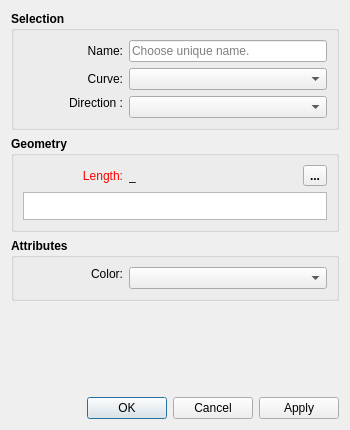
<?xml version="1.0" encoding="UTF-8"?>
<ui version="4.0">
 <class>DialogCutSpline</class>
 <widget class="QDialog" name="DialogCutSpline">
  <property name="geometry">
   <rect>
    <x>0</x>
    <y>0</y>
    <width>350</width>
    <height>430</height>
   </rect>
  </property>
  <property name="minimumSize">
   <size>
    <width>270</width>
    <height>430</height>
   </size>
  </property>
  <property name="windowTitle">
   <string>Point - On Curve</string>
  </property>
  <property name="windowIcon">
   <iconset resource="../../../vmisc/share/resources/icon.qrc">
    <normaloff>:/icon/64x64/icon64x64.png</normaloff>:/icon/64x64/icon64x64.png</iconset>
  </property>
  <property name="modal">
   <bool>true</bool>
  </property>
  <layout class="QVBoxLayout" name="verticalLayout_3">
   <item>
    <widget class="QGroupBox" name="selection_GroupBox">
     <property name="sizePolicy">
      <sizepolicy hsizetype="Expanding" vsizetype="Preferred">
       <horstretch>0</horstretch>
       <verstretch>0</verstretch>
      </sizepolicy>
     </property>
     <property name="minimumSize">
      <size>
       <width>0</width>
       <height>0</height>
      </size>
     </property>
     <property name="font">
      <font>
       <pointsize>9</pointsize>
       <bold>true</bold>
      </font>
     </property>
     <property name="title">
      <string>Selection</string>
     </property>
     <layout class="QFormLayout" name="formLayout">
      <item row="0" column="0">
       <widget class="QLabel" name="labelEditNamePoint">
        <property name="sizePolicy">
         <sizepolicy hsizetype="Fixed" vsizetype="Preferred">
          <horstretch>0</horstretch>
          <verstretch>0</verstretch>
         </sizepolicy>
        </property>
        <property name="minimumSize">
         <size>
          <width>100</width>
          <height>0</height>
         </size>
        </property>
        <property name="font">
         <font>
          <pointsize>9</pointsize>
          <bold>false</bold>
         </font>
        </property>
        <property name="text">
         <string>Name:</string>
        </property>
        <property name="alignment">
         <set>Qt::AlignRight|Qt::AlignTrailing|Qt::AlignVCenter</set>
        </property>
       </widget>
      </item>
      <item row="0" column="1">
       <widget class="QLineEdit" name="lineEditNamePoint">
        <property name="minimumSize">
         <size>
          <width>80</width>
          <height>0</height>
         </size>
        </property>
        <property name="font">
         <font>
          <pointsize>9</pointsize>
          <bold>false</bold>
         </font>
        </property>
        <property name="focusPolicy">
         <enum>Qt::StrongFocus</enum>
        </property>
        <property name="toolTip">
         <string>Unique name</string>
        </property>
        <property name="placeholderText">
         <string>Choose unique name.</string>
        </property>
       </widget>
      </item>
      <item row="1" column="0">
       <widget class="QLabel" name="Curve_Label">
        <property name="sizePolicy">
         <sizepolicy hsizetype="Fixed" vsizetype="Preferred">
          <horstretch>0</horstretch>
          <verstretch>0</verstretch>
         </sizepolicy>
        </property>
        <property name="minimumSize">
         <size>
          <width>100</width>
          <height>0</height>
         </size>
        </property>
        <property name="font">
         <font>
          <pointsize>9</pointsize>
          <bold>false</bold>
         </font>
        </property>
        <property name="text">
         <string>Curve:</string>
        </property>
        <property name="alignment">
         <set>Qt::AlignRight|Qt::AlignTrailing|Qt::AlignVCenter</set>
        </property>
       </widget>
      </item>
      <item row="1" column="1">
       <widget class="QComboBox" name="comboBoxSpline">
        <property name="sizePolicy">
         <sizepolicy hsizetype="Expanding" vsizetype="Fixed">
          <horstretch>0</horstretch>
          <verstretch>0</verstretch>
         </sizepolicy>
        </property>
        <property name="minimumSize">
         <size>
          <width>80</width>
          <height>0</height>
         </size>
        </property>
        <property name="font">
         <font>
          <pointsize>9</pointsize>
          <bold>false</bold>
         </font>
        </property>
       </widget>
      </item>
      <item row="2" column="0">
       <widget class="QLabel" name="direction_Label_2">
        <property name="minimumSize">
         <size>
          <width>100</width>
          <height>0</height>
         </size>
        </property>
        <property name="font">
         <font>
          <pointsize>9</pointsize>
          <bold>false</bold>
         </font>
        </property>
        <property name="text">
         <string>Direction :</string>
        </property>
        <property name="alignment">
         <set>Qt::AlignRight|Qt::AlignTop|Qt::AlignTrailing</set>
        </property>
       </widget>
      </item>
      <item row="2" column="1">
       <widget class="QComboBox" name="direction_ComboBox">
        <property name="font">
         <font>
          <pointsize>9</pointsize>
          <bold>false</bold>
         </font>
        </property>
       </widget>
      </item>
     </layout>
    </widget>
   </item>
   <item>
    <widget class="QGroupBox" name="geometry_GroupBox">
     <property name="sizePolicy">
      <sizepolicy hsizetype="Expanding" vsizetype="Preferred">
       <horstretch>0</horstretch>
       <verstretch>0</verstretch>
      </sizepolicy>
     </property>
     <property name="minimumSize">
      <size>
       <width>0</width>
       <height>0</height>
      </size>
     </property>
     <property name="font">
      <font>
       <pointsize>9</pointsize>
       <bold>true</bold>
      </font>
     </property>
     <property name="title">
      <string>Geometry</string>
     </property>
     <layout class="QVBoxLayout" name="verticalLayout_2">
      <item>
       <layout class="QHBoxLayout" name="horizontalLayout">
        <item alignment="Qt::AlignLeft">
         <widget class="QLabel" name="labelEditFormula">
          <property name="sizePolicy">
           <sizepolicy hsizetype="Fixed" vsizetype="Preferred">
            <horstretch>0</horstretch>
            <verstretch>0</verstretch>
           </sizepolicy>
          </property>
          <property name="minimumSize">
           <size>
            <width>100</width>
            <height>0</height>
           </size>
          </property>
          <property name="palette">
           <palette>
            <active>
             <colorrole role="WindowText">
              <brush brushstyle="SolidPattern">
               <color alpha="255">
                <red>255</red>
                <green>0</green>
                <blue>0</blue>
               </color>
              </brush>
             </colorrole>
            </active>
            <inactive>
             <colorrole role="WindowText">
              <brush brushstyle="SolidPattern">
               <color alpha="255">
                <red>255</red>
                <green>0</green>
                <blue>0</blue>
               </color>
              </brush>
             </colorrole>
            </inactive>
            <disabled>
             <colorrole role="WindowText">
              <brush brushstyle="SolidPattern">
               <color alpha="255">
                <red>159</red>
                <green>158</green>
                <blue>158</blue>
               </color>
              </brush>
             </colorrole>
            </disabled>
           </palette>
          </property>
          <property name="font">
           <font>
            <pointsize>9</pointsize>
            <bold>false</bold>
           </font>
          </property>
          <property name="text">
           <string>Length:</string>
          </property>
          <property name="alignment">
           <set>Qt::AlignRight|Qt::AlignTrailing|Qt::AlignVCenter</set>
          </property>
         </widget>
        </item>
        <item>
         <widget class="QLabel" name="labelResultCalculation">
          <property name="sizePolicy">
           <sizepolicy hsizetype="Fixed" vsizetype="Preferred">
            <horstretch>0</horstretch>
            <verstretch>0</verstretch>
           </sizepolicy>
          </property>
          <property name="minimumSize">
           <size>
            <width>85</width>
            <height>0</height>
           </size>
          </property>
          <property name="font">
           <font>
            <pointsize>9</pointsize>
            <bold>false</bold>
           </font>
          </property>
          <property name="toolTip">
           <string>Value</string>
          </property>
          <property name="whatsThis">
           <string notr="true"/>
          </property>
          <property name="text">
           <string notr="true">_</string>
          </property>
         </widget>
        </item>
        <item>
         <spacer name="horizontalSpacer">
          <property name="orientation">
           <enum>Qt::Horizontal</enum>
          </property>
          <property name="sizeHint" stdset="0">
           <size>
            <width>10</width>
            <height>20</height>
           </size>
          </property>
         </spacer>
        </item>
        <item alignment="Qt::AlignRight">
         <widget class="QToolButton" name="toolButtonExprLength">
          <property name="toolTip">
           <string>Formula wizard</string>
          </property>
          <property name="text">
           <string notr="true">...</string>
          </property>
          <property name="icon">
           <iconset resource="../../../vmisc/share/resources/icon.qrc">
            <normaloff>:/tsvg/seamly/fx.tsvg</normaloff>:/tsvg/seamly/fx.tsvg</iconset>
          </property>
          <property name="iconSize">
           <size>
            <width>24</width>
            <height>24</height>
           </size>
          </property>
         </widget>
        </item>
       </layout>
      </item>
      <item>
       <widget class="ExpandingTextEdit" name="plainTextEditFormula">
        <property name="sizePolicy">
         <sizepolicy hsizetype="Expanding" vsizetype="Preferred">
          <horstretch>0</horstretch>
          <verstretch>0</verstretch>
         </sizepolicy>
        </property>
        <property name="maximumSize">
         <size>
          <width>16777215</width>
          <height>28</height>
         </size>
        </property>
        <property name="font">
         <font>
          <pointsize>9</pointsize>
          <bold>false</bold>
         </font>
        </property>
        <property name="toolTip">
         <string>Calculation</string>
        </property>
        <property name="tabChangesFocus">
         <bool>true</bool>
        </property>
       </widget>
      </item>
     </layout>
    </widget>
   </item>
   <item>
    <widget class="QGroupBox" name="attributes_GroupBox_2">
     <property name="minimumSize">
      <size>
       <width>240</width>
       <height>0</height>
      </size>
     </property>
     <property name="font">
      <font>
       <pointsize>9</pointsize>
       <bold>true</bold>
      </font>
     </property>
     <property name="title">
      <string>Attributes</string>
     </property>
     <layout class="QFormLayout" name="formLayout_2">
      <item row="0" column="0">
       <widget class="QLabel" name="lineColor_Label">
        <property name="sizePolicy">
         <sizepolicy hsizetype="MinimumExpanding" vsizetype="Fixed">
          <horstretch>0</horstretch>
          <verstretch>0</verstretch>
         </sizepolicy>
        </property>
        <property name="minimumSize">
         <size>
          <width>100</width>
          <height>0</height>
         </size>
        </property>
        <property name="maximumSize">
         <size>
          <width>16777215</width>
          <height>16777215</height>
         </size>
        </property>
        <property name="font">
         <font>
          <pointsize>9</pointsize>
          <bold>false</bold>
         </font>
        </property>
        <property name="text">
         <string>Color:</string>
        </property>
        <property name="alignment">
         <set>Qt::AlignRight|Qt::AlignTrailing|Qt::AlignVCenter</set>
        </property>
       </widget>
      </item>
      <item row="0" column="1">
       <widget class="ColorComboBox" name="lineColor_ComboBox">
        <property name="sizePolicy">
         <sizepolicy hsizetype="Expanding" vsizetype="Fixed">
          <horstretch>0</horstretch>
          <verstretch>0</verstretch>
         </sizepolicy>
        </property>
        <property name="minimumSize">
         <size>
          <width>80</width>
          <height>0</height>
         </size>
        </property>
        <property name="font">
         <font>
          <pointsize>9</pointsize>
          <bold>false</bold>
         </font>
        </property>
       </widget>
      </item>
     </layout>
    </widget>
   </item>
   <item>
    <spacer name="verticalSpacer">
     <property name="orientation">
      <enum>Qt::Vertical</enum>
     </property>
     <property name="sizeHint" stdset="0">
      <size>
       <width>20</width>
       <height>17</height>
      </size>
     </property>
    </spacer>
   </item>
   <item>
    <widget class="QDialogButtonBox" name="buttonBox">
     <property name="orientation">
      <enum>Qt::Horizontal</enum>
     </property>
     <property name="standardButtons">
      <set>QDialogButtonBox::Apply|QDialogButtonBox::Cancel|QDialogButtonBox::Ok</set>
     </property>
    </widget>
   </item>
  </layout>
 </widget>
 <customwidgets>
  <customwidget>
   <class>ColorComboBox</class>
   <extends>QComboBox</extends>
   <header location="global">color_combobox.h</header>
  </customwidget>
  <customwidget>
   <class>ExpandingTextEdit</class>
   <extends>QPlainTextEdit</extends>
   <header>expandingtextedit.h</header>
  </customwidget>
 </customwidgets>
 <tabstops>
  <tabstop>lineEditNamePoint</tabstop>
  <tabstop>comboBoxSpline</tabstop>
  <tabstop>direction_ComboBox</tabstop>
  <tabstop>toolButtonExprLength</tabstop>
  <tabstop>plainTextEditFormula</tabstop>
  <tabstop>lineColor_ComboBox</tabstop>
 </tabstops>
 <resources>
  <include location="../../../vmisc/share/resources/icon.qrc"/>
 </resources>
 <connections>
  <connection>
   <sender>buttonBox</sender>
   <signal>accepted()</signal>
   <receiver>DialogCutSpline</receiver>
   <slot>accept()</slot>
   <hints>
    <hint type="sourcelabel">
     <x>248</x>
     <y>254</y>
    </hint>
    <hint type="destinationlabel">
     <x>157</x>
     <y>274</y>
    </hint>
   </hints>
  </connection>
  <connection>
   <sender>buttonBox</sender>
   <signal>rejected()</signal>
   <receiver>DialogCutSpline</receiver>
   <slot>reject()</slot>
   <hints>
    <hint type="sourcelabel">
     <x>316</x>
     <y>260</y>
    </hint>
    <hint type="destinationlabel">
     <x>286</x>
     <y>274</y>
    </hint>
   </hints>
  </connection>
 </connections>
</ui>
